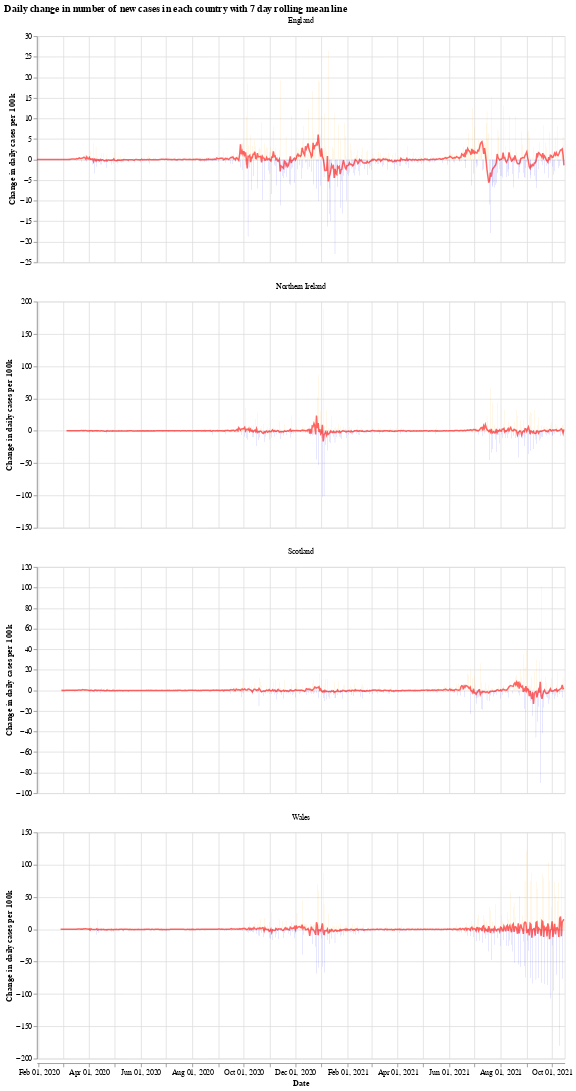

This figure's notebook cell:
### Markdown cell above
We will use the Python library `Altair` for visualising the data, see the [altair docs](https://altair-viz.github.io/) for more information.

First we have a graph which shows the daily change in the number of new cases for each country. This number jumps up and down all over the place, which is likely due to delay in reporting of new cases over the weekend. Another interesting thing is that it looks like the daily cases in Wales experienced a much shorter period of calm over the summer (calm in the sense of daily cases not jumping up and down).

The orange bars are days when the number of new cases (per 100k population) was more than the previous day, while the blue are days when the number of new cases dropped. The red line is the 7 day moving average. 

When the moving average line is below 0, it means that there is a consistent drop in new cases. We can see this clearly happening around the times that lockdowns were introduced (though, to varying degrees). I will update the graphs soon with a marker of when each lockdown started.

### Code cell
# collapse
import altair as alt

bars = alt.Chart(uk_cases).mark_bar().encode(
    x=alt.X("yearmonthdate(date):T", axis=alt.Axis(title='Date')),
    y=alt.Y("casesChangeRate:Q", axis=alt.Axis(title='Change in daily cases per 100k')),
    tooltip='casesChange',
    color=alt.condition(
        alt.datum.casesChangeRate > 0,
        alt.value("orange"),  # The positive color
        alt.value("blue")  # The negative color
    )
).properties(title='Daily change in number of new cases with 7 day rolling mean',width=700).interactive()

line = alt.Chart(uk_cases).mark_line(
    color='red',
    size=2,
    opacity=0.6
).transform_window(
    rolling_mean='mean(casesChangeRate)',
    frame=[0, 7],
    groupby=['areaName']
).encode(
    x='yearmonthdate(date):T',
    y='rolling_mean:Q'
)

alt.layer(bars, line, data=uk_cases).facet(alt.Column(
    'areaName', title=''), columns=1).resolve_scale(y='independent').properties(title='Daily change in number of new cases in each country with 7 day rolling mean line')

### Figure 1 — Vega-Lite specification as saved in the notebook (floating-point values rounded to 4 significant figures; data arrays with more than 128 entries replaced by an {"elided": "..."} marker saying what was removed)
{"config": {"view": {"continuousWidth": 400, "continuousHeight": 300}}, "data": {"name": "data-00c08fc5ce20715fcdf2f40cc20fe766"}, "facet": {"type": "nominal", "field": "areaName", "title": ""}, "spec": {"layer": [{"mark": "bar", "encoding": {"color": {"condition": {"value": "orange", "test": "(datum.casesChangeRate > 0)"}, "value": "blue"}, "tooltip": {"type": "quantitative", "field": "casesChange"}, "x": {"type": "temporal", "axis": {"title": "Date"}, "field": "date", "timeUnit": "yearmonthdate"}, "y": {"type": "quantitative", "axis": {"title": "Change in daily cases per 100k"}, "field": "casesChangeRate"}}, "selection": {"selector001": {"type": "interval", "bind": "scales", "encodings": ["x", "y"]}}, "title": "Daily change in number of new cases with 7 day rolling mean", "width": 700}, {"mark": {"type": "line", "color": "red", "opacity": 0.6, "size": 2}, "encoding": {"x": {"type": "temporal", "field": "date", "timeUnit": "yearmonthdate"}, "y": {"type": "quantitative", "field": "rolling_mean"}}, "transform": [{"window": [{"op": "mean", "field": "casesChangeRate", "as": "rolling_mean"}], "frame": [0, 7], "groupby": ["areaName"]}]}]}, "columns": 1, "resolve": {"scale": {"y": "independent"}}, "title": "Daily change in number of new cases in each country with 7 day rolling mean line", "$schema": "https://vega.github.io/schema/vega-lite/v4.8.1.json", "datasets": {"data-00c08fc5ce20715fcdf2f40cc20fe766": {"elided": "2408 records"}}}
